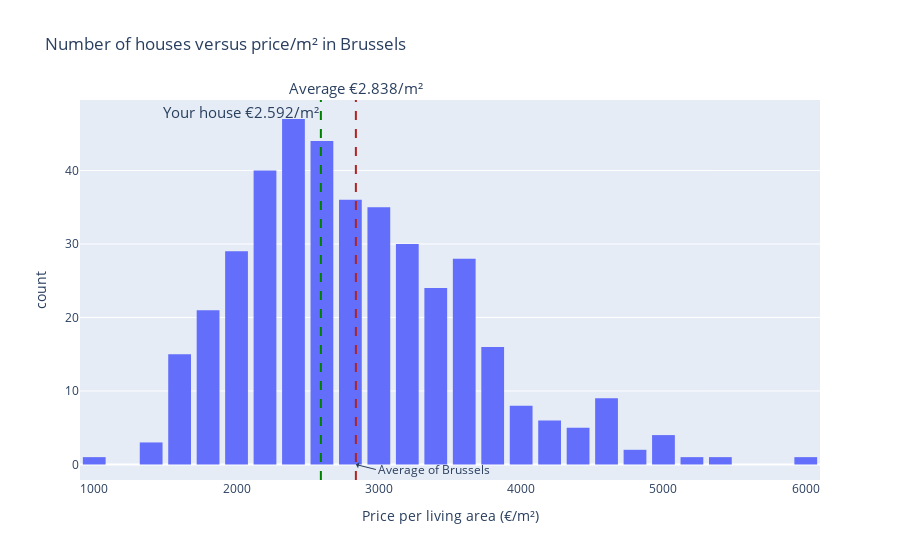

Write notebook code for a chart like this one.
### Code cell
# GRAPH NUMBER OF HOUSES PER PRICE/(SQM)
# Sets up info to be added to plot (average) and its text
district = "Brussels"
prediction = 350000
area = 135

mask = df["district"] == district
subset_district = df[mask]

average_price = subset_district["price_sqm_total"].mean()
text_average_price = "Average €" + thousants_point(int(average_price)) + "/m²" 

# text prediction
price_sqm_predict = prediction/area
text_pred = "Your house €" + thousants_point(int(price_sqm_predict))  + "/m²"

# Starts setting up the histogram
fig = px.histogram(subset_district,  x="price_sqm_total", title=f"Number of houses versus price/m² in {district}", labels ={"price_sqm_total": "Price per living area (€/m²)"}) 
fig.add_vline(x=average_price,annotation=dict(font_size=15), line_dash = 'dash', line_color = 'firebrick', annotation_text= text_average_price, annotation_position="top")
fig.add_vline(x=price_sqm_predict,annotation=dict(font_size=15), line_dash = 'dash', line_color = 'green', annotation_text= text_pred, annotation_position="top left")
fig.add_annotation(x=average_price,
                    y= 0,
            text=f"Average of {district}",
            showarrow=True,
            arrowhead=1,
            xanchor="left", 
            ax = 20,
            ay = 5
            ),
            
fig.update_layout(bargap=0.2)

# Displays the p

### Figure 1 — Plotly figure (JSON) as saved in the notebook; plotly's stock layout.template omitted (floating-point values rounded to 4 significant figures; data arrays with more than 128 entries replaced by an {"elided": "..."} marker saying what was removed)
{"data": [{"alignmentgroup": "True", "bingroup": "x", "hovertemplate": "Price per living area (€/m²)=%{x}<br>count=%{y}<extra></extra>", "legendgroup": "", "marker": {"color": "#636efa", "pattern": {"shape": ""}}, "name": "", "offsetgroup": "", "orientation": "v", "showlegend": false, "type": "histogram", "x": {"elided": "406 float values"}, "xaxis": "x", "yaxis": "y"}], "layout": {"annotations": [{"font": {"size": 15}, "showarrow": false, "text": "Average €2.838/m²", "x": 2839.0, "xanchor": "center", "xref": "x", "y": 1, "yanchor": "bottom", "yref": "y domain"}, {"font": {"size": 15}, "showarrow": false, "text": "Your house €2.592/m²", "x": 2593.0, "xanchor": "right", "xref": "x", "y": 1, "yanchor": "top", "yref": "y domain"}, {"arrowhead": 1, "ax": 20, "ay": 5, "showarrow": true, "text": "Average of Brussels", "x": 2839.0, "xanchor": "left", "y": 0}], "bargap": 0.2, "barmode": "relative", "legend": {"tracegroupgap": 0}, "shapes": [{"line": {"color": "firebrick", "dash": "dash"}, "type": "line", "x0": 2839.0, "x1": 2839.0, "xref": "x", "y0": 0, "y1": 1, "yref": "y domain"}, {"line": {"color": "green", "dash": "dash"}, "type": "line", "x0": 2593.0, "x1": 2593.0, "xref": "x", "y0": 0, "y1": 1, "yref": "y domain"}], "title": {"text": "Number of houses versus price/m² in Brussels"}, "xaxis": {"anchor": "y", "domain": [0, 1], "title": {"text": "Price per living area (€/m²)"}}, "yaxis": {"anchor": "x", "domain": [0, 1], "title": {"text": "count"}}}}
